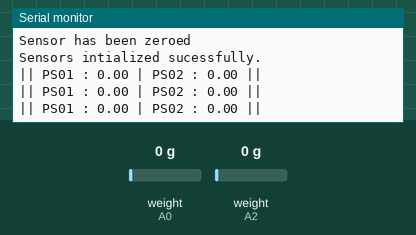
Bench run of a sketch on a simulated Arduino Uno, built with avr-gcc and run on an emulated ATmega328P. On the bench: the last lines printed to the serial monitor. The test bench sets the inputs (shaded band); at power-on: weight on the scale (sensors on A0, A2) 0 g.

Above: at 3.2 s.
3.3 s: weight on the scale (sensor on A0) set to 100 g
At 3.84 s:
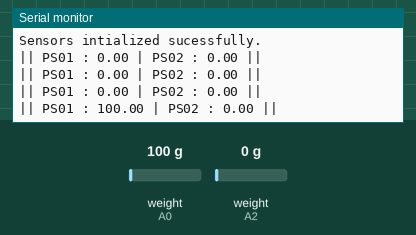
4.8 s: weight on the scale (sensor on A2) set to 100 g
At 5.19 s:
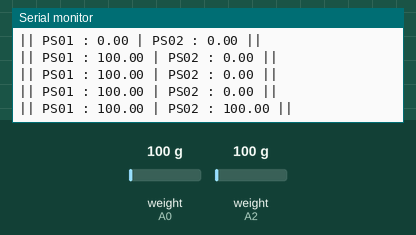
6.3 s: weight on the scale (sensor on A0) set to 1250 g
At 6.54 s:
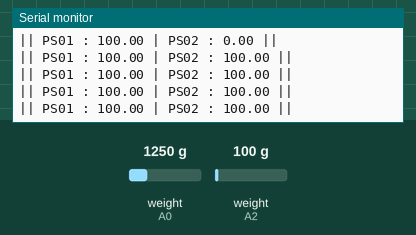
7.8 s: weight on the scale (sensor on A2) set to 1250 g
At 7.9 s:
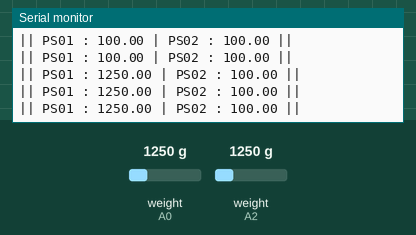
Timing chart, 0 to 10.8 s (numbered marks = the images above; inputs shaded):
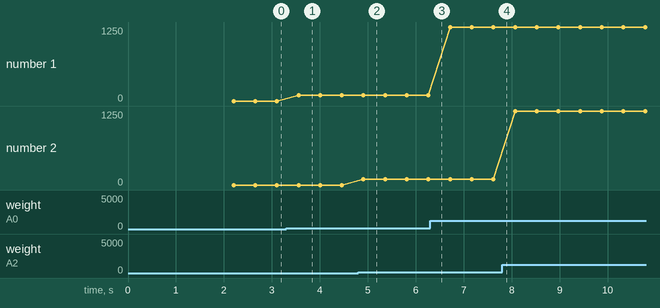

Measured:
- after the input at 3.3 s, the serial monitor: prints a new line after 0.26 s (image 1)
- after the input at 4.8 s, the serial monitor: prints a new line after 0.11 s (image 2)
- plotted number 1: 0 → 100 after the input at 3.3 s, 100 → 1250 after the input at 6.3 s

The sketch:

Pressure_sensor_module.ino
```cpp
#include <Wire.h>
#include <HX711.h>

int t_daq=250;
int ps01_port=A0;
int ps02_port=A2;
int ps_clock=A1;
float ps01_reading;
float ps02_reading;

HX711 ps01;
HX711 ps02;


void setup()
{

 Serial.begin(9600);
 Serial.println("Initializing pressure sensor 01...");

 ps01.begin(ps01_port, ps_clock);
 ps01.set_scale(2280.f);
 ps01.tare(); // reset the pressure_sensor to 0

 Serial.println("Sensor has been zeroed");


 Serial.println("Initializing pressure sensor 02...");

 ps02.begin(ps02_port, ps_clock);
 ps02.set_scale(2280.f);
 ps02.tare(); // reset the pressure_sensor to 0

 Serial.println("Sensor has been zeroed");

 Serial.println("Sensors intialized sucessfully.");

}

void loop(){

    ps01_reading = ps01.get_units();
    ps02_reading = ps02.get_units();

    Serial.print("|| ");
    Serial.print("PS01 : ");
    Serial.print(ps01_reading);
    Serial.print(" | ");
    Serial.print("PS02 : ");
    Serial.print(ps02_reading);
    Serial.print(" || ");

    Serial.println("");
    delay(t_daq);
}
```
